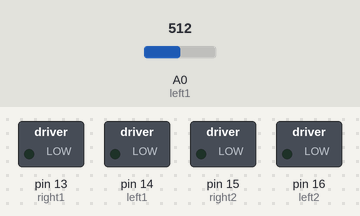
A sketch run on a simulated Arduino Uno, built with avr-gcc and run on an emulated ATmega328P. Shown: switched loads named in the sketch (green lamp = pin HIGH). Inputs (shaded band) come from the test bench; at power-on: A0 (left1) = 512.

Above: at 1.2 s.
1.3 s: A0 (left1) set to 164
2.8 s: A0 (left1) set to 139
At 3.4 s:
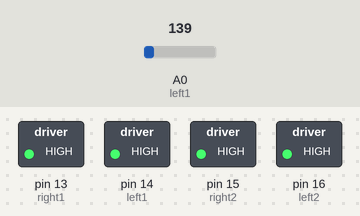
4.3 s: A0 (left1) set to 160
At 4.7 s:
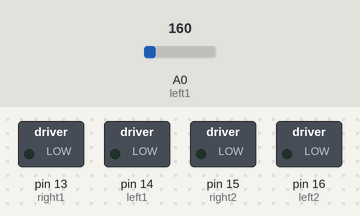
5.9 s: A0 (left1) set to 140
At 7.1 s:
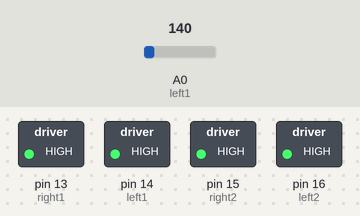
Timing chart, 0 to 8.5 s (numbered marks = the images above; inputs shaded):
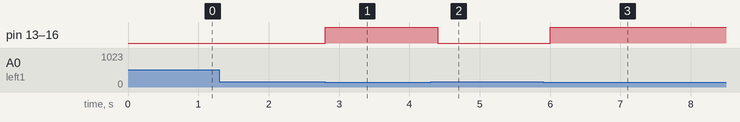

Measured:
- the behaviour switches between 150 and 149 on A0 (left1) (found by bisection; images 0 and 1)
- after the input at 1.3 s, every drawn part: stays the same
- after the input at 2.8 s, pin 13 (right1), pin 14 (left1), pin 15 (right2), pin 16 (left2): LOW → HIGH at once
- after the input at 4.3 s, pin 13 (right1), pin 14 (left1), pin 15 (right2), pin 16 (left2): HIGH → LOW after 0.10 s
- after the input at 5.9 s, pin 13 (right1), pin 14 (left1), pin 15 (right2), pin 16 (left2): LOW → HIGH after 0.11 s

The sketch:

follow.ino
```cpp
// (licence header left out)
#define left1 14
#define left2 16 //pwm
#define right1 13
#define right2 15 //pwm
#define ir 0 //IR obstacle avoidance sensor

/*This is a reasonable port of the provided python code
I don't believe either the python code or this code work
as intented (follow?)
This uses the IR sensor on the front to move toward a target
but follow implys the ablity to turn and follow the target
this doesn't do that.
*/

void setup() {
  pinMode(left1, OUTPUT);
  pinMode(left2, OUTPUT);
  pinMode(right1, OUTPUT);
  pinMode(right2, OUTPUT);
  pinMode(ir, INPUT);
stop();

}

void loop() {
  //Arduino PWM is from 0 to 255
  //ccw (counter clockwise) will move the car forward
  //in the python examples this is positive numbers.
  //cw (clockwise) will move the car backward
  //in the python examples this is the negitive numbers.
  //PWM for left, right motor
  follow();
delay(200);
}

void cw(int lft, int rgt) {
  //This causes the car to move backward
  digitalWrite(left1, 1);
  digitalWrite(right1, 1);
  analogWrite(left2, map(lft,50,255,50,255));
  analogWrite(right2, map(rgt,50,255,50,255));
}

void ccw(int lft, int rgt) {
  //This causes the car to move forward
  digitalWrite(left1, 0);
  digitalWrite(right1, 0);
  analogWrite(left2, lft);
  analogWrite(right2, rgt);
}

void stop() {
  digitalWrite(left1, 0);
  digitalWrite(right1, 0);
  analogWrite(left2, 0);
  analogWrite(right2, 0);
}


void follow() {
  int IR = analogRead(ir);
  if (IR > 150 && IR < 600) {
      ccw(125,125);
  }
  if (IR < 150) {
    cw(200,200);
      }
  if (IR > 600) {
    stop();
  }
}
```
